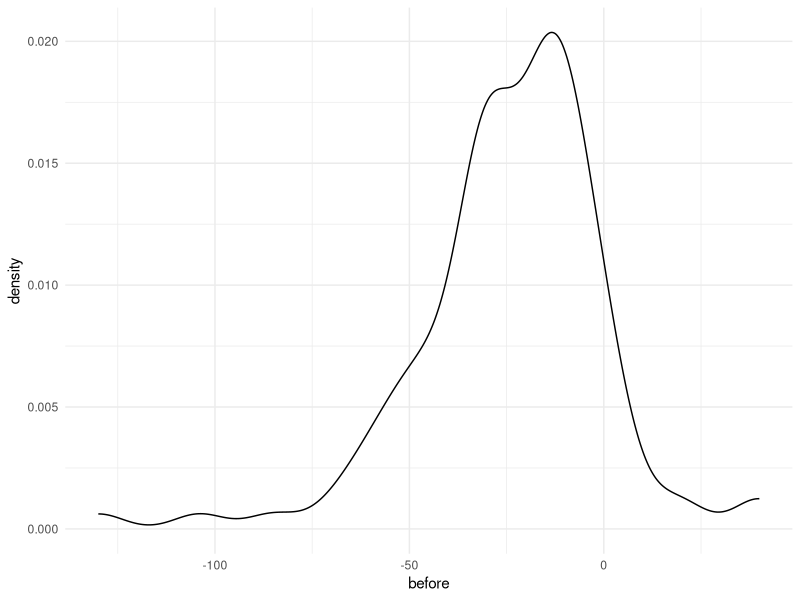

This figure's R source: (Note: this script raises an error after producing the figure.)
library(tidyverse)
library(readxl)

arrival <- read_excel('MillerPainTreatmentCenterData.xlsx', sheet = 3) %>% 
  as_tibble() %>% 
  rename(before = `Appointment Time Minus Arrival Time Before Policy Change`,
         after = `Appointment Time Minus Arrival Time After Policy Change`) %>% 
  mutate(average_delay_before = before + 19.5)

arrival %>% 
  ggplot(aes(x=before)) +
  geom_density() +
  theme_minimal()








# Define start and end times of shift
start_time <- as.POSIXct("1970-01-01 08:00:00", format = "%Y-%m-%d %H:%M:%S")
end_time <- as.POSIXct("1970-01-01 11:15:00", format = "%Y-%m-%d %H:%M:%S")


# Generate sequence of datetime values
app_times <- seq(from = start_time, to = end_time, by = "15 min")

# probabilities of new or return or none of these two
p_new <- 3/7
p_return <- 4/7
p_neither <- 0

newreturn_proportions <- c(
  rep("new", 100 * p_new),
  rep("return", 100 * p_return),
  rep("none", 100 * p_neither)
)

# probability for follow up
p_followup <- 0.25

followup_proportions <- c(
  rep("followup", 100 * p_followup),
  rep("none", 100 * 0.75)
)

# create tibbles to store simulated schedules
arrival_f <- tibble(
  day = as.numeric(),
  patient_type = as.character(),
  app_time = as.POSIXct(character()),
  arr_time = as.POSIXct(character())
)

arrival_nr <- tibble(
  day = as.numeric(),
  patient_type = as.character(),
  app_time = as.POSIXct(character()),
  arr_time = as.POSIXct(character())
)

# define number of schedule simulations
n_sim <- 1000

for (d in c(1:n_sim)) {
  for (s in c(1:length(app_times))) {
    nr <- sample(newreturn_proportions, 1)
    f <- sample(followup_proportions, 1)
    
    arrival_nr <- add_row(arrival_nr,
                          day = d,
                          patient_type = nr,
                          app_time = app_times[s],
                          arr_time = NA)
    
    arrival_f <- add_row(arrival_f,
                          day = d,
                          patient_type = f,
                          app_time = app_times[s],
                          arr_time = NA)
  }
}

# combine follow-up with new and return
arrivals <- bind_rows(arrival_nr, arrival_f)

arrivals <- arrivals %>% filter(!patient_type == "none")

n_patients <- arrivals %>% count()

arrivals %>% 
  filter(!patient_type == "none") %>% 
  group_by(patient_type) %>% 
  summarise(count = n()/n_patients)

arrivals <- arrivals %>% 
  arrange(day, app_time) %>% 
  mutate(is_followup = (patient_type == "followup")) %>% 
  group_by(day, is_followup) %>% 
  mutate(diff = as.numeric((app_time - lag(app_time)))) %>% 
  ungroup() %>% 
  replace_na(list(diff = 0))


arrivals %>% 
  filter(patient_type %in% c("followup"),
         diff2 > 0) %>% 
  summarise(mean = mean(diff),
            std = sd(diff))


arrivals %>% 
  filter(patient_type %in% c("followup")) %>% 
  ggplot(aes(x = diff)) +
  geom_density() +
  theme_minimal()



1695
